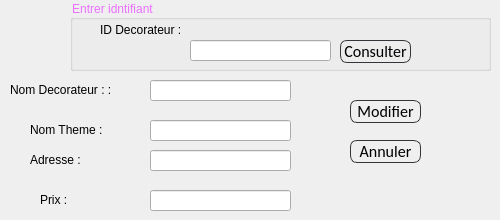
     <widget class="QWidget" name="Modifier_theme">
      <attribute name="title">
       <string>Modifier Decorateur</string>
      </attribute>
      <widget class="QLabel" name="label_20">
       <property name="geometry">
        <rect>
         <x>10</x>
         <y>80</y>
         <width>121</width>
         <height>20</height>
        </rect>
       </property>
       <property name="styleSheet">
        <string notr="true">font: 75 11pt &quot;MS Shell Dlg 2&quot;;
color: rgb(0, 0, 0);</string>
       </property>
       <property name="text">
        <string>Nom Decorateur : :</string>
       </property>
      </widget>
      <widget class="QLabel" name="label_21">
       <property name="geometry">
        <rect>
         <x>30</x>
         <y>120</y>
         <width>101</width>
         <height>20</height>
        </rect>
       </property>
       <property name="styleSheet">
        <string notr="true">font: 75 11pt &quot;MS Shell Dlg 2&quot;;
color: rgb(0, 0, 0);</string>
       </property>
       <property name="text">
        <string>Nom Theme :</string>
       </property>
      </widget>
      <widget class="QLabel" name="label_22">
       <property name="geometry">
        <rect>
         <x>40</x>
         <y>190</y>
         <width>101</width>
         <height>20</height>
        </rect>
       </property>
       <property name="styleSheet">
        <string notr="true">font: 75 11pt &quot;MS Shell Dlg 2&quot;;
color: rgb(0, 0, 0);</string>
       </property>
       <property name="text">
        <string>Prix :</string>
       </property>
      </widget>
      <widget class="QLineEdit" name="le_nom_dec_mod">
       <property name="geometry">
        <rect>
         <x>150</x>
         <y>80</y>
         <width>141</width>
         <height>21</height>
        </rect>
       </property>
       <property name="text">
        <string/>
       </property>
      </widget>
      <widget class="QLineEdit" name="le_nom_theme_mod">
       <property name="geometry">
        <rect>
         <x>150</x>
         <y>120</y>
         <width>141</width>
         <height>21</height>
        </rect>
       </property>
       <property name="text">
        <string/>
       </property>
      </widget>
      <widget class="QLineEdit" name="le_prix_mod">
       <property name="geometry">
        <rect>
         <x>150</x>
         <y>190</y>
         <width>141</width>
         <height>21</height>
        </rect>
       </property>
       <property name="text">
        <string/>
       </property>
      </widget>
      <widget class="QPushButton" name="Modifier_Modifiertheme">
       <property name="geometry">
        <rect>
         <x>350</x>
         <y>100</y>
         <width>71</width>
         <height>23</height>
        </rect>
       </property>
       <property name="styleSheet">
        <string notr="true">QPushButton
{
	background: transparent;
	border-style:solid;
	border-radius:7px;
	border-width:1px;
border-color: rgb(50, 53, 57);
	color:rgb(0,0,0);
	font-size:16px;
font-family:Calibri;
}

QPushButton:hover
{
	background-color: #00000000;
	border-color: rgb(30, 227, 0);
	/*color:rgb(30, 227, 0);*/
}

QPushButton:focus
{
	background-color:  rgb(30, 227, 0);
	border-color: rgba(30, 227, 0,0);
	color:rgb(255, 255, 255);
}</string>
       </property>
       <property name="text">
        <string>Modifier</string>
       </property>
      </widget>
      <widget class="QPushButton" name="Annuler_Modifiertheme">
       <property name="geometry">
        <rect>
         <x>350</x>
         <y>140</y>
         <width>71</width>
         <height>23</height>
        </rect>
       </property>
       <property name="styleSheet">
        <string notr="true">QPushButton
{
	background: transparent;
	border-style:solid;
	border-radius:7px;
	border-width:1px;
border-color: rgb(50, 53, 57);
	color:rgb(0,0,0);
	font-size:16px;
font-family:Calibri;
}

QPushButton:hover
{
	background-color: #00000000;
	border-color: rgb(255, 0, 0);
	/*color:rgb(30, 227, 0);*/
}

QPushButton:focus
{
	background-color: rgb(255, 0, 0);
	border-color:rgb(255, 0, 0);
	color:rgb(255, 255, 255);
}</string>
       </property>
       <property name="text">
        <string>Annuler</string>
       </property>
      </widget>
      <widget class="QLineEdit" name="le_adresse_mod">
       <property name="geometry">
        <rect>
         <x>150</x>
         <y>150</y>
         <width>141</width>
         <height>21</height>
        </rect>
       </property>
       <property name="text">
        <string/>
       </property>
      </widget>
      <widget class="QLabel" name="label_23">
       <property name="geometry">
        <rect>
         <x>30</x>
         <y>150</y>
         <width>101</width>
         <height>20</height>
        </rect>
       </property>
       <property name="styleSheet">
        <string notr="true">font: 75 11pt &quot;MS Shell Dlg 2&quot;;
color: rgb(0, 0, 0);</string>
       </property>
       <property name="text">
        <string>Adresse :</string>
       </property>
      </widget>
      <widget class="QGroupBox" name="groupBox_4">
       <property name="geometry">
        <rect>
         <x>70</x>
         <y>0</y>
         <width>421</width>
         <height>71</height>
        </rect>
       </property>
       <property name="styleSheet">
        <string notr="true">font: 75 italic 11pt &quot;Times New Roman&quot;;
color: rgb(234, 112, 255);</string>
       </property>
       <property name="title">
        <string>Entrer idntifiant</string>
       </property>
       <widget class="QLineEdit" name="le_id_dec_mod">
        <property name="geometry">
         <rect>
          <x>120</x>
          <y>40</y>
          <width>141</width>
          <height>21</height>
         </rect>
        </property>
        <property name="text">
         <string/>
        </property>
       </widget>
       <widget class="QLabel" name="label_19">
        <property name="geometry">
         <rect>
          <x>30</x>
          <y>20</y>
          <width>101</width>
          <height>20</height>
         </rect>
        </property>
        <property name="styleSheet">
         <string notr="true">font: 75 11pt &quot;MS Shell Dlg 2&quot;;
color: rgb(0, 0, 0);</string>
        </property>
        <property name="text">
         <string>ID Decorateur :</string>
        </property>
       </widget>
       <widget class="QPushButton" name="Modifier_Modifiertheme_2">
        <property name="geometry">
         <rect>
          <x>270</x>
          <y>40</y>
          <width>71</width>
          <height>23</height>
         </rect>
        </property>
        <property name="styleSheet">
         <string notr="true">QPushButton
{
	background: transparent;
	border-style:solid;
	border-radius:7px;
	border-width:1px;
border-color: rgb(50, 53, 57);
	color:rgb(0,0,0);
	font-size:16px;
font-family:Calibri;
}

QPushButton:hover
{
	background-color: #00000000;
	border-color: rgb(30, 227, 0);
	/*color:rgb(30, 227, 0);*/
}

QPushButton:focus
{
	background-color:  rgb(30, 227, 0);
	border-color: rgba(30, 227, 0,0);
	color:rgb(255, 255, 255);
}</string>
        </property>
        <property name="text">
         <string>Consulter</string>
        </property>
       </widget>
      </widget>
     </widget>
